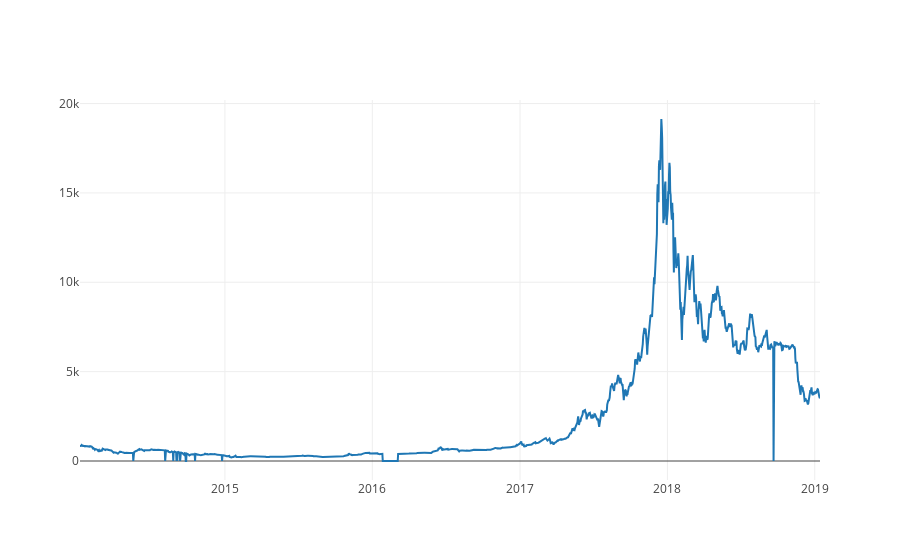

Here is the notebook cell this chart was saved with:
### Code cell
# Chart the BTC pricing data
btc_trace = go.Scatter(x=btc_usd_price_kraken.index, y=btc_usd_price_kraken['Weighted Price'])
py.iplot([btc_trace])

### Figure 1 — Plotly figure (JSON) as saved in the notebook; plotly's stock layout.template omitted (floating-point values rounded to 4 significant figures; data arrays with more than 128 entries replaced by an {"elided": "..."} marker saying what was removed)
{"data": [{"type": "scatter", "x": {"elided": "1834 str values"}, "y": {"elided": "1834 float values"}}], "layout": {}}
